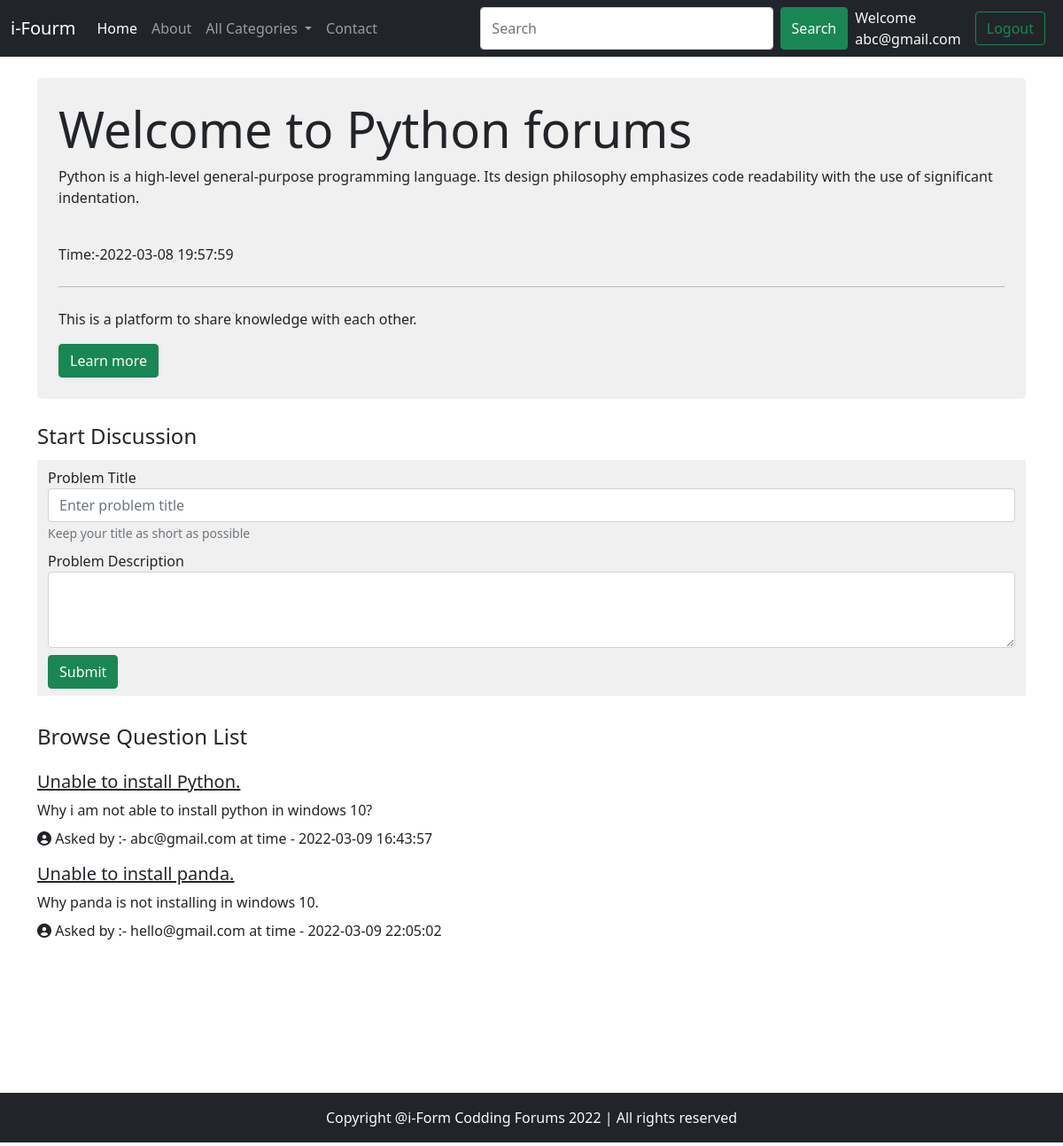
The app's page /threadlist.php?catid=1 (signed in) with its own data.
### tables this page shows
CREATE TABLE `categories` (
  `categories_id` int(11) NOT NULL,
  `categories_name` varchar(255) NOT NULL,
  `categories_description` varchar(500) NOT NULL,
  `created` datetime NOT NULL DEFAULT current_timestamp()
);

CREATE TABLE `threads` (
  `threads_id` int(10) NOT NULL,
  `threads_title` varchar(255) NOT NULL,
  `threads_desc` text NOT NULL,
  `threads_cat_id` int(20) NOT NULL,
  `threads_user_id` int(20) NOT NULL,
  `timestamp` datetime NOT NULL DEFAULT current_timestamp()
);

CREATE TABLE `users` (
  `user_id` int(10) NOT NULL,
  `user_email` varchar(20) NOT NULL,
  `user_pass` varchar(255) NOT NULL,
  `timestamo` datetime NOT NULL DEFAULT current_timestamp()
);

### threadlist.php (the view, shortened to what this page needs)
<!doctype html>
<html lang="en">
<head>
    <link href="https://cdn.jsdelivr.net/npm/bootstrap@5.1.3/dist/css/bootstrap.min.css" rel="stylesheet">
    <link rel="stylesheet" href="https://cdnjs.cloudflare.com/ajax/libs/font-awesome/6.0.0/css/all.min.css" />
</head>
<body>
    <?php
    include('../forum/partial/_header.php');
    ?>
    <?php
    $catid = $_GET['catid'];
    $sql = "SELECT * FROM `categories` WHERE categories_id =$catid";
    $result = mysqli_query($con, $sql);
    while ($row = mysqli_fetch_assoc($result)) {
        $catName = $row['categories_name'];
        $catDescription = $row['categories_description'];
        $catDate = $row['created'];
        echo '
                <div class="container my-4">
                    <div class="p-4 shadow-4 rounded-3" style="background-color: hsl(0, 0%, 94%);">
                    <h2 class="display-4">Welcome to ' . $catName . ' forums</h2>
                    <p>
                        ' . $catDescription . '
                    </p><br>
                    Time:-' . $catDate . '
                     <hr class="my-4" />
                    <p>
                         This is a platform to share knowledge with each other.
                    </p>
                    <button type="button" class="btn btn-success">
                        Learn more
                    </button>
                    </div>
                </div>
                ';
    }
    ?>
    <div class="container">
        <h4 class="py-1">Start Discussion</h4>
        <?php
        include("../forum/partial/_form.php");
        ?>
    </div>
    <div class="container my-4" id="ques">
        <h4 class="py-2">Browse Question List</h4>
        <?php
        $catid = $_GET['catid'];
        $sql = "SELECT * FROM `threads` WHERE threads_cat_id=$catid";
        $result = mysqli_query($con, $sql);
        while ($row = mysqli_fetch_assoc($result)) {
            $threadId = $row['threads_id'];
            $threadTitle = $row['threads_title'];
            $threadDescription = $row['threads_desc'];
            $threadDate = $row['timestamp'];
            $threads_user_id = $row['threads_user_id'];
            $sql2 = "SELECT `user_email` FROM users WHERE user_id='$threads_user_id'";
            $result2 = mysqli_query($con, $sql2);
            $row2 = mysqli_fetch_assoc($result2);
            echo '
                <div class="media my-3">
                    <div class="media-body">' .
                        '<h5 class="mt-0"> <a class="text-dark" href="thread.php?threadid=' . $threadId . '">' . $threadTitle . ' </a></h5>
                        ' . $threadDescription . ' </div>' . '<div class="font-weight-bold my-2"> <i class="fa fa-user-circle" aria-hidden="true"></i> Asked by :- ' . $row2['user_email'] . ' at time - ' . $threadDate
                    . '</div>' .
                '</div>';
        }
        ?>
    </div>
    <?php
    include('../forum/partial/_footer.php');
    ?>
</body>
</html>

### threadlist.php (style rules this page uses)
#ques { min-height: 400px; }

### records on screen
categories: categories_name "Python", categories_description "Python is a high-level general-purpose programming language. Its design philosophy emphasizes code readability with the use of significant indentation.", created "2022-03-08 19:57:59"
threads: threads_title "Unable to install Python.", threads_desc "Why i am not able to install python in windows 10?", users.user_email "abc@gmail.com", timestamp "2022-03-09 16:43:57"
threads: threads_title "Unable to install panda.", threads_desc "Why panda is not installing in windows 10.", users.user_email "hello@gmail.com", timestamp "2022-03-09 22:05:02"

### other values on screen
$_SESSION['useremail'] "abc@gmail.com"
